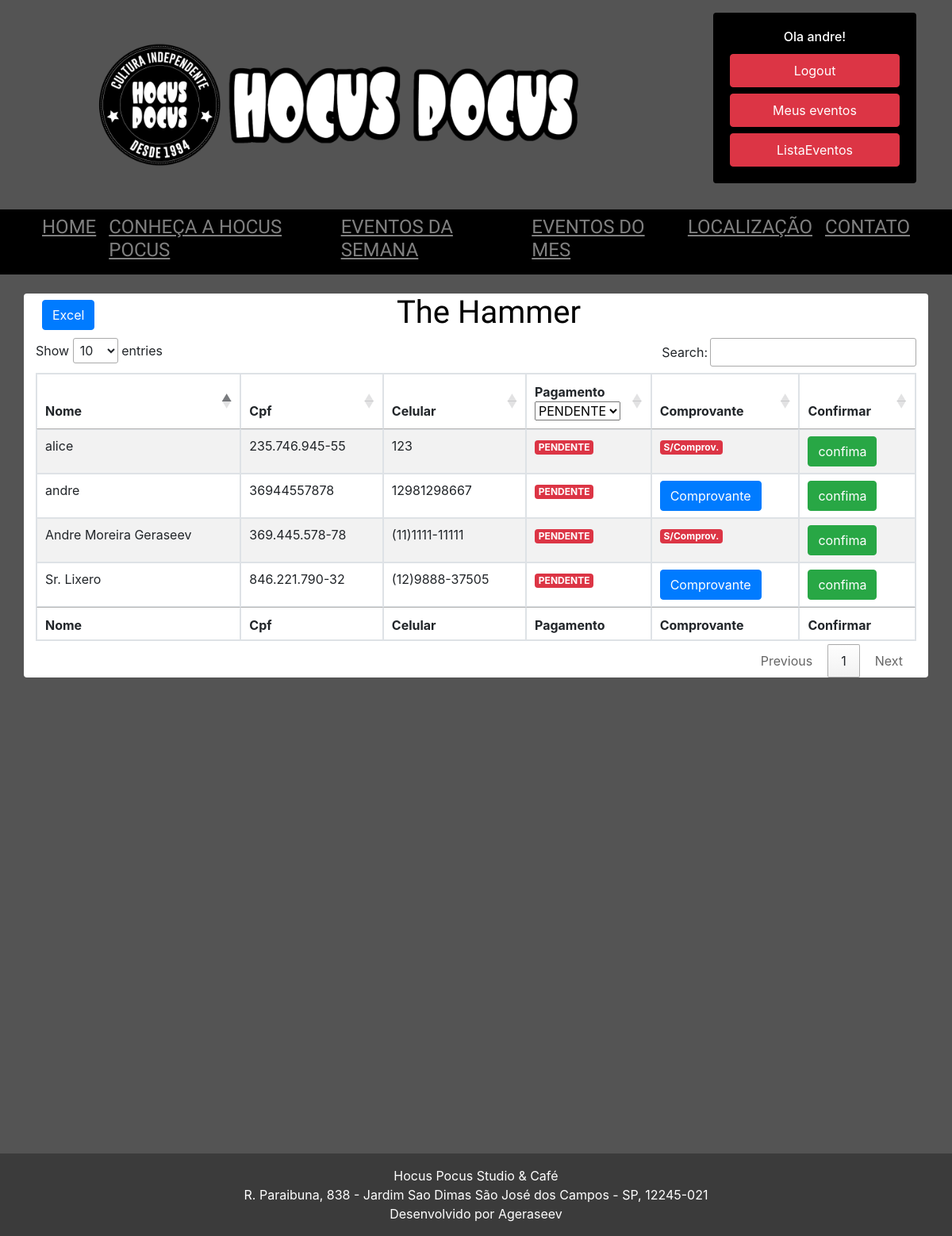
Page /lista/4 (signed in) on the committed database.
### show/models.py (models this page shows, shortened)
class Show(models.Model):
    titulo_show = models.CharField(max_length=100, )
    descricao_show = models.TextField(max_length=2000)
    horario_do_show = models.CharField(max_length=100, null=True)
    data_do_show = models.DateField(null=True)
    banner = models.ImageField(upload_to='static/banners', blank=True)
    quadrado = models.ImageField(upload_to='static/banners', blank=True)
    valor = models.DecimalField(max_digits=10, decimal_places=2, blank=True, null= True )
    publicada = models.BooleanField(default=False)
    pix = models.BooleanField(default=False)
    chave_pix = models.CharField(max_length=200, blank=True, null=True)

class NomeLista(models.Model):
    sem_registro = models.ForeignKey(UsuarioSemRegistro, on_delete=models.CASCADE, blank=True, null= True)
    roqueiro = models.ForeignKey(Usuario, on_delete=models.CASCADE, blank=True, null= True)
    pagamento = models.BooleanField(default=False)
    comprovante = models.ImageField(upload_to='comprovantes', blank=True)
    lista_reserva = models.ForeignKey(Show, on_delete=models.CASCADE, blank=True, null= True,)
    class Meta:
        unique_together = ('roqueiro', 'lista_reserva')

### usuario/models.py (models this page shows, shortened)
class Usuario(models.Model):
    usuario = models.OneToOneField(User, null=True, on_delete=models.CASCADE)
    cpf = models.CharField(max_length=11)
    celular = models.CharField(max_length=12)

class UsuarioSemRegistro(models.Model):
    usuario_sem_registro = models.CharField(max_length=50)
    cpf_sem_registro = models.CharField(max_length=11)
    celular_sem_registro = models.CharField(max_length=12)

### show/views.py (the view)
# urls.py: path('lista', lista, name='lista'),
def lista(request, id=1):
    if request.user.is_staff:
        if request.method == 'POST':
            id = request.POST['id']
            show = request.POST['show']
            cofirmapagamento = NomeLista.objects.filter(id=id)
            cofirmapagamento.update(
                pagamento=True)
            return redirect('lista/'+show)
        else:
            pessoa = NomeLista.objects.filter(lista_reserva_id=id)
            show = Show.objects.filter(id=id)
            dados = {'pessoas': pessoa,
                     'show': show
            }
            return render(request, 'lista.html', dados)
    else:
        return redirect('home')

### templates/lista.html (shortened to what this page needs)
{% extends 'base4.html' %}
{% load static %}
{% block content %}
<body>
<link rel="stylesheet" href="https://cdn.datatables.net/1.10.2/css/jquery.dataTables.min.css">
{% for nome_na_lista in show %}
<div class="container-lg bg-white rounded mt-4">
    <div class="row header" style="text-align:center;color:black">
        <div class="col-md-4 text-left m-2">
            <button id="export" class="btn btn-primary">Excel</button>
        </div>
        <h1 class="col-md-4 text-center " style="font-family: 'Chau Philomene One'">{{ nome_na_lista.titulo_show }}</h1>
    </div>
    <table id="example" class="table table-striped table-bordered" style="width:100%">
        <thead>
        <tr>
            <th>Nome</th>
            <th>Cpf</th>
            <th>Celular</th>
            <th>Pagamento</th>
            <th>Comprovante</th>
            <th>Confirmar</th>
        </tr>
        </thead>
        <tbody>
        {% for area in pessoas.all %}
        <tr>
            <td> {% if area.roqueiro == None %} {{ area.sem_registro.usuario_sem_registro }} {% else %}
                {{ area.roqueiro.usuario }} {% endif %}
            </td>
            <td>{{ area.roqueiro.cpf }} {{ area.sem_registro.cpf_sem_registro }}</td>
            <td>{{ area.roqueiro.celular }} {{ area.sem_registro.celular_sem_registro }}</td>
            {% if area.pagamento %}
            <td><label class="badge badge-success">PAGO</label></td>
            {% else %}
            <td><label class="badge badge-danger">PENDENTE</label></td>
            {% endif %}
            {% if area.comprovante %}
            <td><a href="{% url 'comprovante' %}/{{ area.id }}">
                <button class="btn btn-primary"> Comprovante</button>
            </a></td>
            {% else %}
            <td><label class="badge badge-danger"> S/Comprov. </label></td>
            {% endif %}
            <form action="{% url 'lista' %}" method="POST">
                <td>
                    {% if area.pagamento %}
                    <button class="btn btn-danger" type="submit"> PAGO</button>
                    {% else %}
                    <button class="btn btn-success" type="submit"> confima</button>
                    {% endif %}
                </td>
            </form>
        </tr>
        {% endfor %}
        </tbody>
        <tfoot>
        <tr>
            <th>Nome</th>
            <th>Cpf</th>
            <th>Celular</th>
            <th>Pagamento</th>
            <th>Comprovante</th>
            <th>Confirmar</th>
        </tr>
        </tfoot>
    </table>
</div>
{% endfor %}
{% endblock %}

### templates/partials/_navbar2.html (shortened to what this page needs)
{% load static %}
<div class="container d-none d-lg-block align-items-center my-3">
    <div class="row ">
        <div class="col-8">
            <a class="navbar-brand pl-5" href="{% url 'home' %}"><img src="{% static 'LogoHocusHorizontal01.png' %}"
                                                                      class="img-fluid " width="800"></a>
        </div>
        <div class="col justify-content-center">
            <div class="card  float-right " style="width: 16rem; background-color:#000000">
                {% if user.is_authenticated %}
                <div class="card-body " style="background-color:#000000">
                    <h6 class="card-title text-center text-white mt3"> Ola {{ user.username }}! </h6>
                    <a class="nav-link btn  btn-danger mt-2" href="{% url 'logout' %}">Logout</a>
                    <a class="nav-link btn  btn-danger mt-2"
                       href="{% url 'dashboard' %}">Meus eventos</a>
                    {% if request.user.is_staff %}
                    <a class="nav-link btn btn-danger mt-2" href="{% url 'listaevento' %}">ListaEventos</a>
                    {% endif %}
                </div>
                {% endif %}
            </div>
        </div>
    </div>
</div>
{% if user.is_authenticated %}
<nav class=" navbar-expand-lg navbar-dark   " style="background-color:#000000">
        {% endif %}
        <div class="container ">
            <div class="collapse navbar-collapse justify-content-center" id="navbarNavDropdown">
                <ul class="navbar-nav ">
                    <li class="nav-item">
                        <a class="nav-link" style="font-family: 'Chau Philomene One'" href="/"><h4><u>HOME</u></h4></a>
                    </li>
                    <li class="nav-item  ">
                        <a class="nav-link" style="font-family: 'Chau Philomene One'" href="{% url 'hocus' %}"><h4><u>CONHEÇA A HOCUS POCUS </u></h4><span class="sr-only">(current)</span></a>
                    </li>
                    <li class="nav-item  ">
                        <a class="nav-link" style="font-family: 'Chau Philomene One'" href="{% url 'home' %}#eventosdasemana"><h4><u>EVENTOS DA SEMANA </u></h4><span class="sr-only">(current)</span></a>
                    </li>
                    <li class="nav-item  ">
                        <a class="nav-link" style="font-family: 'Chau Philomene One'" href="{% url 'home' %}#eventosdomes"><h4><u>EVENTOS DO MES </u></h4><span class="sr-only">(current)</span></a>
                    </li>
                    <li class="nav-item  ">
                        <a class="nav-link" style="font-family: 'Chau Philomene One'" href="{% url 'home' %}#localizacao"><h4><u>LOCALIZAÇÃO </u></h4><span class="sr-only">(current)</span></a>
                    </li>
                    <li class="nav-item  ">
                        <a class="nav-link" style="font-family: 'Chau Philomene One'" href="{% url 'home' %}#contato"><h4><u>CONTATO </u></h4><span class="sr-only">(current)</span></a>
                    </li>
                </ul>
            </div>
        </div>
    </nav>

### static/css/footer.css (style rules this page uses)
html, body { height: 100%; margin: 0; }

### templates/base4.html (style rules this page uses)
html, body { height: 100%; margin: 0; }

### rows in the picture
Show: titulo_show "The Hammer"
NomeLista: roqueiro.usuario "alice", roqueiro.cpf "235.746.945-55", roqueiro.celular "123", pagamento "PENDENTE", comprovante "S/Comprov."
NomeLista: roqueiro.usuario "andre", roqueiro.cpf "36944557878", roqueiro.celular "12981298667", pagamento "PENDENTE"
NomeLista: roqueiro.usuario "Sr. Lixero", roqueiro.cpf "846.221.790-32", roqueiro.celular "(12)9888-37505", pagamento "PENDENTE"
NomeLista: sem_registro.usuario_sem_registro "Andre Moreira Geraseev", sem_registro.cpf_sem_registro "369.445.578-78", sem_registro.celular_sem_registro "(11)1111-11111", pagamento "PENDENTE", comprovante "S/Comprov."

### other values in the picture
{{ user.username }} "andre"
